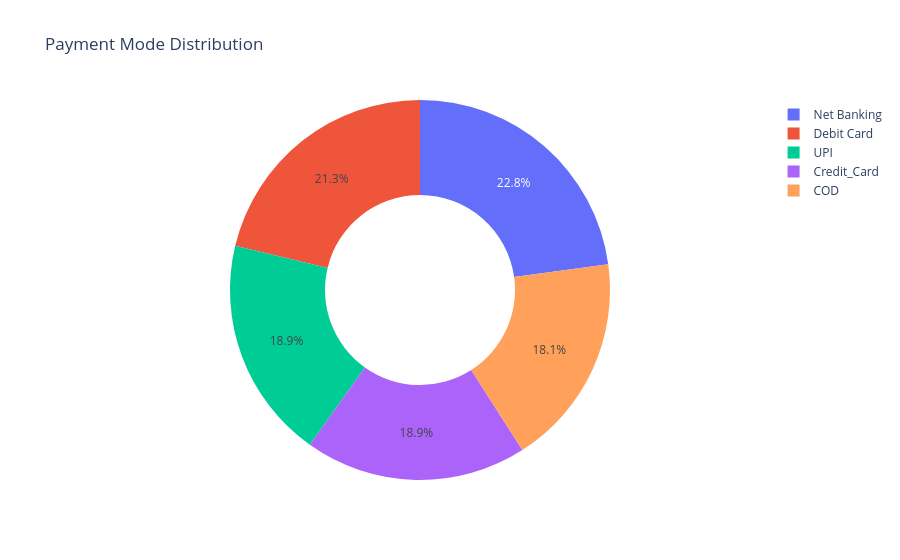

The cell this chart's notebook holds for it:
### Code cell
fig = px.pie(data_frame=q8,names='Payment_mode',values='count',hole=0.5,
            title='Payment Mode Distribution')
fig.show()

### Figure 1 — Plotly figure (JSON) as saved in the notebook; plotly's stock layout.template omitted (floating-point values rounded to 4 significant figures)
{"data": [{"domain": {"x": [0, 1], "y": [0, 1]}, "hole": 0.5, "hovertemplate": "Payment_mode=%{label}<br>count=%{value}<extra></extra>", "labels": ["Net Banking", "Debit Card", "UPI", "Credit_Card", "COD"], "legendgroup": "", "name": "", "showlegend": true, "type": "pie", "values": [29, 27, 24, 24, 23]}], "layout": {"legend": {"tracegroupgap": 0}, "title": {"text": "Payment Mode Distribution"}}}
